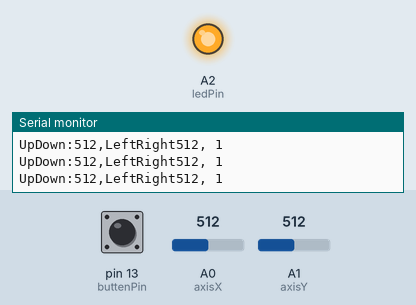
This sketch was run on a simulated Arduino Uno, built with avr-gcc and run on an emulated ATmega328P. Shown: output pins drawn as LEDs (lit = HIGH), the last lines printed to the serial monitor. The inputs (shaded band) are chosen by the test bench; at power-on: A0 (axisX) = 512, A1 (axisY) = 512, pin 13 (buttenPin) HIGH.

Above: at 1.2 s.
1.3 s: A0 (axisX) set to 140
4.3 s: A0 (axisX) set to 114
At 5.5 s:
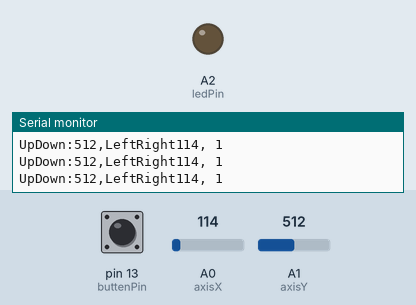
5.8 s: A1 (axisY) set to 111
8.8 s: A1 (axisY) set to 91
10.3 s: A0 (axisX) set to 306
At 11.4 s:
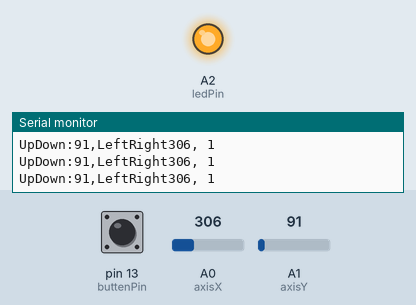
13.3 s: A0 (axisX) set to 122
At 13.9 s:
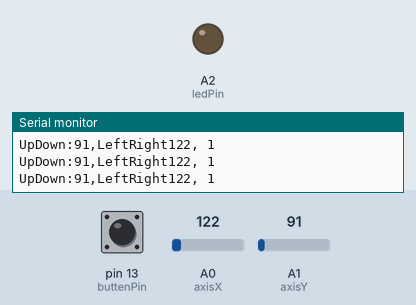
Timing chart, 0 to 16.3 s (numbered marks = the images above; inputs shaded):
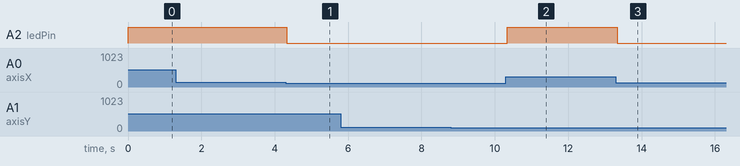

Measured:
- the behaviour switches between 128 and 127 on A0 (axisX) (found by bisection; images 0 and 1)
- after the input at 4.3 s, A2 (ledPin): HIGH → LOW at once
- after the input at 10.3 s, A2 (ledPin): LOW → HIGH at once
- after the input at 13.3 s, A2 (ledPin): HIGH → LOW at once

The sketch:

Eric_Joystick.ino
```cpp
int axisX = A0;
int axisY = A1;
int buttenPin = 13;
int buttenPinValue = 0;
int axisXValue = 0;
int axisYValue = 0;
int ledPin = A2;

void setup() {
  pinMode(axisX, INPUT);
  pinMode(axisY, INPUT);
  pinMode(buttenPin, INPUT_PULLUP);
  pinMode(ledPin, OUTPUT);
  Serial.begin(9600);

}

void loop() {
  axisXValue = analogRead(axisX);
  axisYValue = analogRead(axisY);
  buttenPinValue = digitalRead(buttenPin);
  Serial.print("UpDown:");
  Serial.print(axisYValue);
  Serial.print(",");
  Serial.print("LeftRight");
  Serial.print(axisXValue);
  Serial.print(", ");
  Serial.print(buttenPinValue);
  Serial.println("");
  analogWrite(ledPin, axisXValue);

}
```
